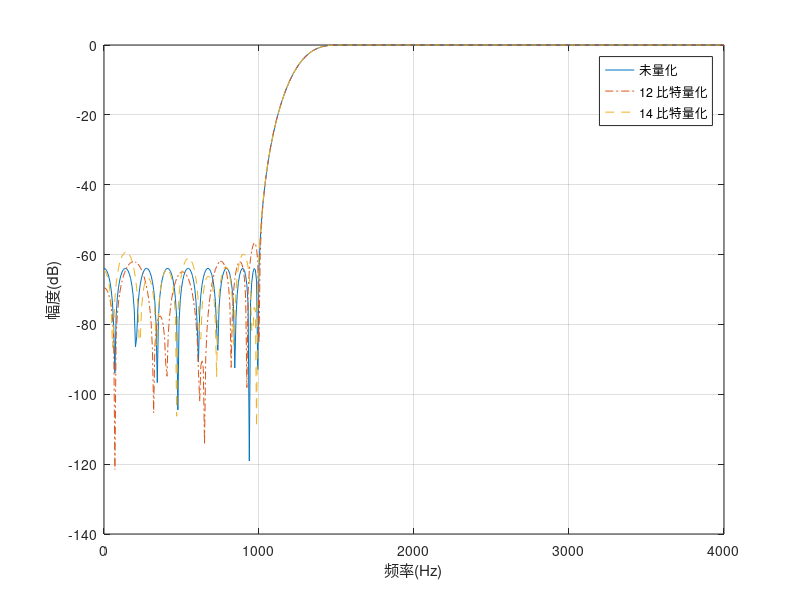

MATLAB code to generate this figure:
function hn=E4_6_FilterCoeQuant; 
fs=8000; %抽样频率
fc=[1000 1500]; %过渡带
mag=[0 1]; %窗函数的理想滤波器幅值
dev=[0.001 0.01]; %纹波
[n,wn,beta,ftype]=kaiserord(fc,mag,dev,fs) %获取 kaiserord()函数参数
fpm=[0 fc(1)*2/fs fc(2)*2/fs 1]; %firpm()函数的频段向量
magpm=[0 0 1 1]; %firpm()函数的幅值向量
%设计最优滤波器
h_pm=firpm(n,fpm,magpm); 
%对滤波器系数进行量化
h_pm12=round(h_pm/max(abs(h_pm))*(2^11-1)); %12 比特量化
h_pm14=round(h_pm/max(abs(h_pm))*(2^13-1)); %14 比特量化
hn=h_pm14; 
%进制转换
q14_hex_pm=dec2hex(h_pm14+2^14*(h_pm14<0)); 

%将生成的滤波器系数写入 FPGA 所需的文件中
fid=fopen('C:\Users\Administrator\Desktop\SORCE\matlab\滤波器\ch3\test.txt','w'); 
fprintf(fid,'%8d\r\n',h_pm);fprintf(fid,';'); 
fclose(fid); 

m_pm=20*log(abs(fft(h_pm,1024)))/log(10); m_pm=m_pm-max(m_pm); 
m_pm12=20*log(abs(fft(h_pm12,1024)))/log(10); m_pm12=m_pm12-max(m_pm12); 
m_pm14=20*log(abs(fft(h_pm14,1024)))/log(10); m_pm14=m_pm14-max(m_pm14); 
%设置幅频响应的横坐标单位为 Hz 
x_f=[0:(fs/length(m_pm)):fs/2]; 
%只显示正频率部分的幅频响应
mf_pm=m_pm(1:length(x_f)); 
mf_pm12=m_pm12(1:length(x_f)); 
mf_pm14=m_pm14(1:length(x_f)); 
%绘制幅频响应曲线
plot(x_f,mf_pm,'-',x_f,mf_pm12,'-.',x_f,mf_pm14,'--'); 
xlabel('频率(Hz)');ylabel('幅度(dB)'); 
legend('未量化','12 比特量化','14 比特量化'); 
grid;